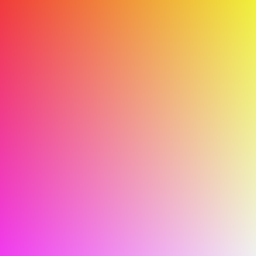
Frame 1 (no input)
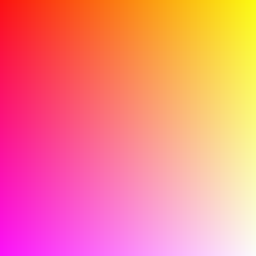
Frame 2 (the mouse pressed at the canvas centre, redrawn once)

The Processing sketch that drew these frames (run headless with seeded random() and noise(); the mouse was pressed at the canvas centre and the sketch redrawn once):

// Processing sketch: processing_33395
// ── processing_33395.pde

void setup() {
  size(256,256);
  noLoop();
}
 
void draw () {
  for (int x=0;x<260;x=x+1){
      for (int y=0;y<257;y=y+1) {
        stroke(700,x,y);
        point(x,y);
      }
  }
} 
